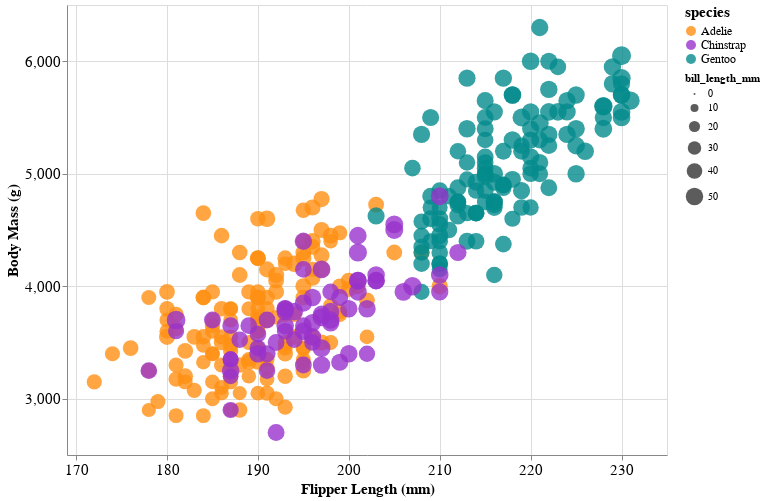

Notebook cell for this chart:
### Code cell
import pandas as pd
import altair as alt

column_list = ["species", "bill_length_mm", "flipper_length_mm", "body_mass_g"]
species_domain = ["Adelie", "Chinstrap", "Gentoo"]
species_color_range = ["#FF9013", "#9932CC", "#048B8C"]

dataframe = pd.read_csv(
    "../penglings.csv",
    usecols=column_list,  # Select only subsets of columns from the csv file, which allows for more efficient file reading.
    na_filter=False,  # Do not filter data rows with NA values.
)

alt.Chart(dataframe).mark_circle(opacity=0.8).encode(
    alt.X("flipper_length_mm:Q", title="Flipper Length (mm)", sort=alt.EncodingSortField('x', order='ascending'), scale=alt.Scale(domain=[169, 235]), axis=alt.Axis(tickCount=7)),
    alt.Y("body_mass_g:Q", title="Body Mass (g)", sort=alt.EncodingSortField('y', order='descending'), scale=alt.Scale(domain=[2500, 6500]), axis=alt.Axis(tickCount=4)),
    alt.Color("species",
              scale=alt.Scale(domain=species_domain, range=species_color_range),
              legend=alt.Legend(
                  title="species",
                  orient='right',
                  titleFontSize=15,
                  labelFontSize=12)),
    alt.Size("bill_length_mm:Q", title="bill_length_mm")
).properties(
    height=450, width=600
).configure_axis(
    titleFontSize=15,
    labelFontSize=15,
)

### Figure 1 — Vega-Lite specification as saved in the notebook (floating-point values rounded to 4 significant figures; data arrays with more than 128 entries replaced by an {"elided": "..."} marker saying what was removed)
{"config": {"view": {"continuousWidth": 300, "continuousHeight": 300}, "axis": {"labelFontSize": 15, "titleFontSize": 15}}, "data": {"name": "data-73a2a54aa9d2b48afa5d3152b444e5de"}, "mark": {"type": "circle", "opacity": 0.8}, "encoding": {"color": {"field": "species", "legend": {"labelFontSize": 12, "orient": "right", "title": "species", "titleFontSize": 15}, "scale": {"domain": ["Adelie", "Chinstrap", "Gentoo"], "range": ["#FF9013", "#9932CC", "#048B8C"]}, "type": "nominal"}, "size": {"field": "bill_length_mm", "title": "bill_length_mm", "type": "quantitative"}, "x": {"axis": {"tickCount": 7}, "field": "flipper_length_mm", "scale": {"domain": [169, 235]}, "sort": {"field": "x", "order": "ascending"}, "title": "Flipper Length (mm)", "type": "quantitative"}, "y": {"axis": {"tickCount": 4}, "field": "body_mass_g", "scale": {"domain": [2500, 6500]}, "sort": {"field": "y", "order": "descending"}, "title": "Body Mass (g)", "type": "quantitative"}}, "height": 450, "width": 600, "$schema": "https://vega.github.io/schema/vega-lite/v5.16.3.json", "datasets": {"data-73a2a54aa9d2b48afa5d3152b444e5de": {"elided": "344 records"}}}
